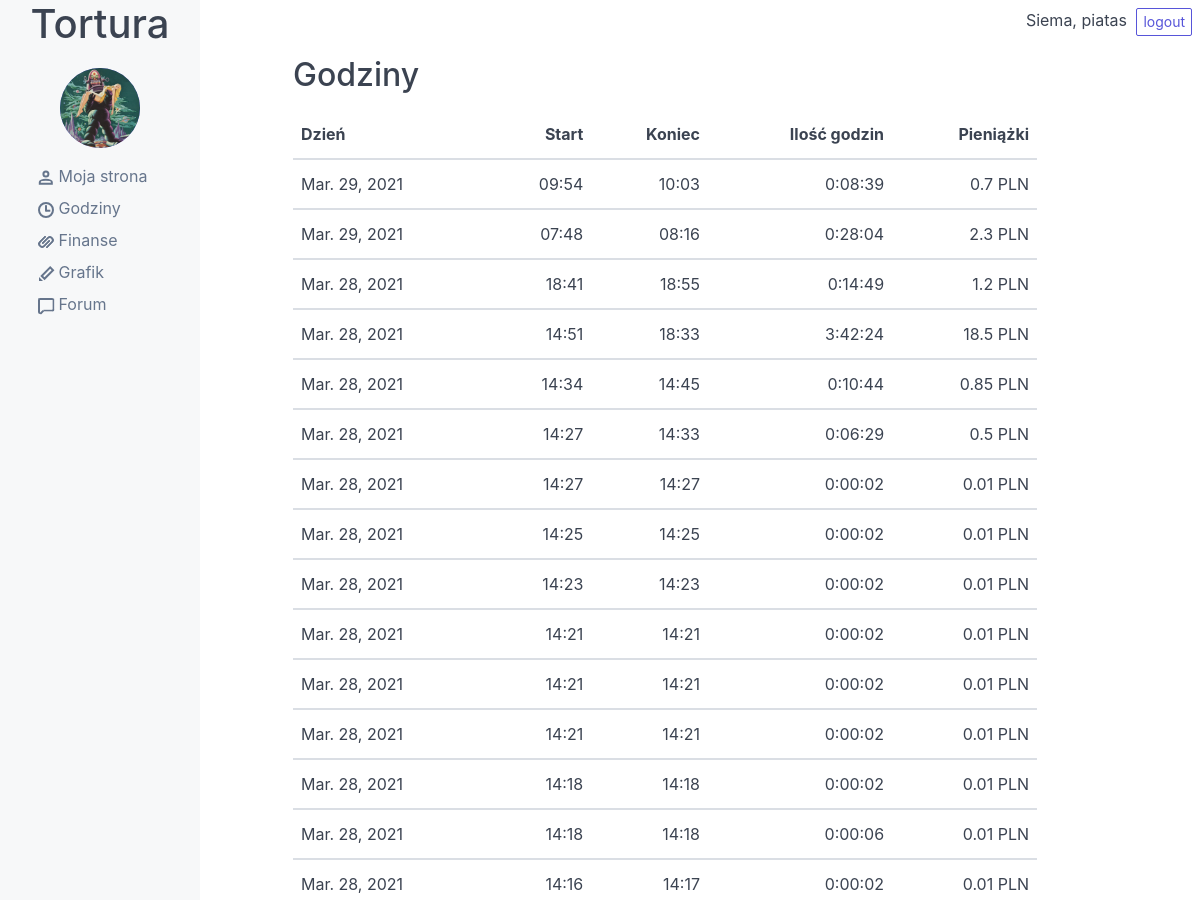
Page /hours/ (signed in, upper part) on the earlier database version.
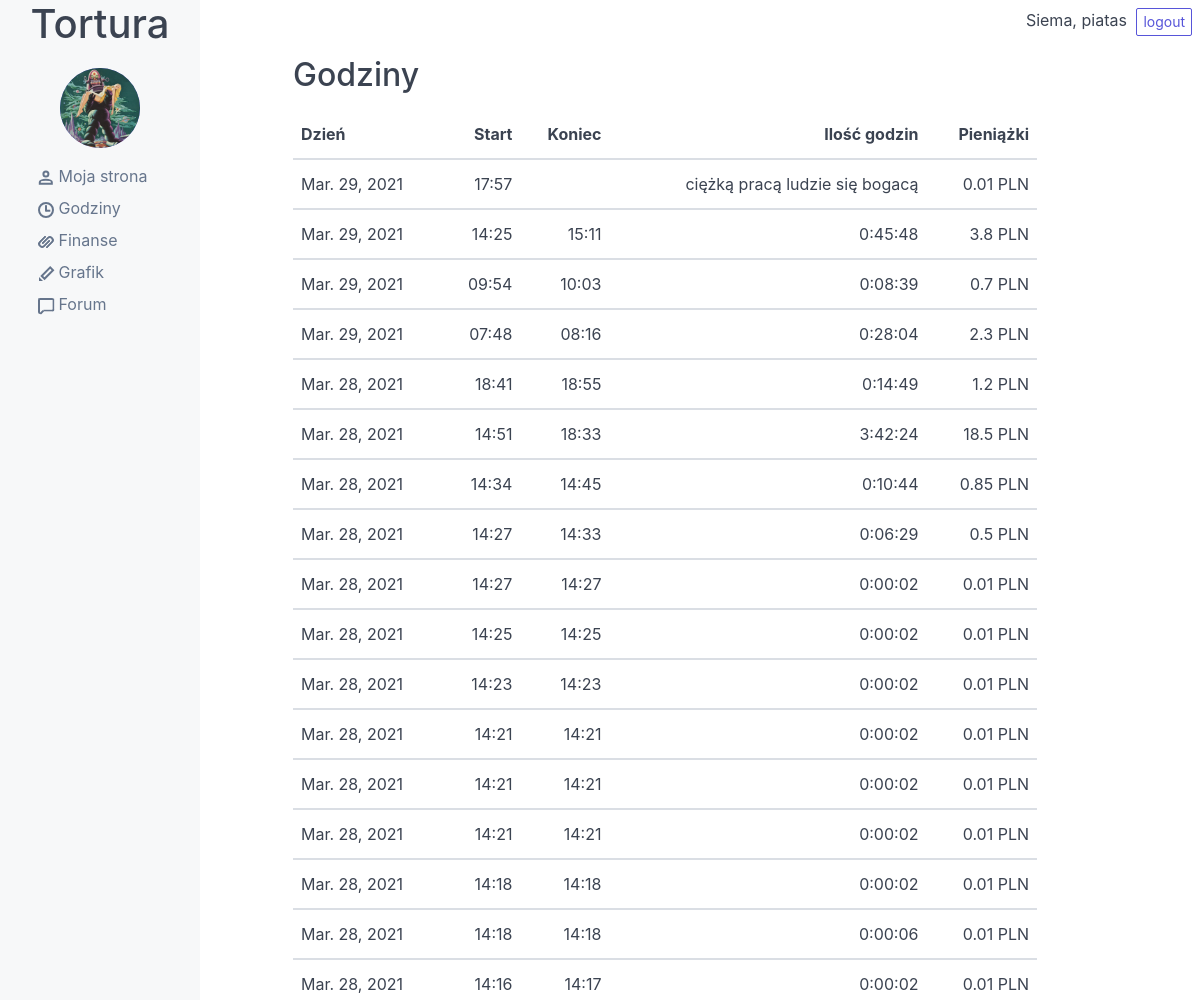
Same page on the later database version.
### articles/models.py (models this page shows, shortened)
class HoursWorked(models.Model):
    user = models.ForeignKey(User, on_delete=models.SET_NULL, null=True)
    day = models.DateField(auto_now_add=True)
    start = models.DateTimeField()
    finish = models.DateTimeField(null=True)
    salary = models.FloatField(null=True, default=0.0)
    objects = HoursWorkedManager()
    class Meta:
        ordering = ['-day', '-start']
    def duration(self):
        if self.finish:
            return str(self.finish - self.start).split('.')[0]
        return 'ciężką pracą ludzie się bogacą'

### articles/views.py (the view)
# urls.py: path('hours/', HoursListView.as_view(), name='hours'),
class HoursListView(LoginRequiredMixin, PermissionRequiredMixin, ListView):
    template_name = 'articles/hours.html'
    def get_queryset(self):
        return User.objects.get(pk=self.request.user.id)
    def has_permission(self):
        return self.get_queryset() == self.request.user

### articles/templates/articles/hours.html
{% extends 'base.html' %}
{% block content %}
<h2>Godziny</h2>
<div style="margin-top: 15px;">
    <table class="table table-hover">
        <thead>
            <tr>
                <th>Dzień</th>
                <th style="text-align: right;">Start</th>
                <th style="text-align: right;">Koniec</th>
                <th style="text-align: right;">Ilość godzin</th>
                <th style="text-align: right;">Pieniążki</th>
            </tr>
        </thead>
        <tbody>
            {% for day in user.hoursworked_set.all %}
            <tr>
                <th class="table-font">{{ day.day }}</th>
                <th class="table-font" style="text-align: right;">{{day.start|time:"H:i"}}</th>
                <th class="table-font" style="text-align: right;">{{day.finish|time:"H:i"}}</th>
                <th class="table-font" style="text-align: right;">{{ day.duration}}</th>
                <th class="table-font" style="text-align: right;">
                    {% if day.salary %}
                    {{ day.salary}} PLN
                    {% else %}
                    0.01 PLN
                    {% endif %}
                </th>
            </tr>
            {% endfor %}
        </tbody>
    </table>
{% endblock %}

Differences in the rows shown:
added HoursWorked: day "Mar. 29, 2021", start "17:57", duration "ciężką pracą ludzie się bogacą", salary "0.01 PLN"
added HoursWorked: day "Mar. 29, 2021", start "14:25", finish "15:11", duration "0:45:48", salary "3.8"
